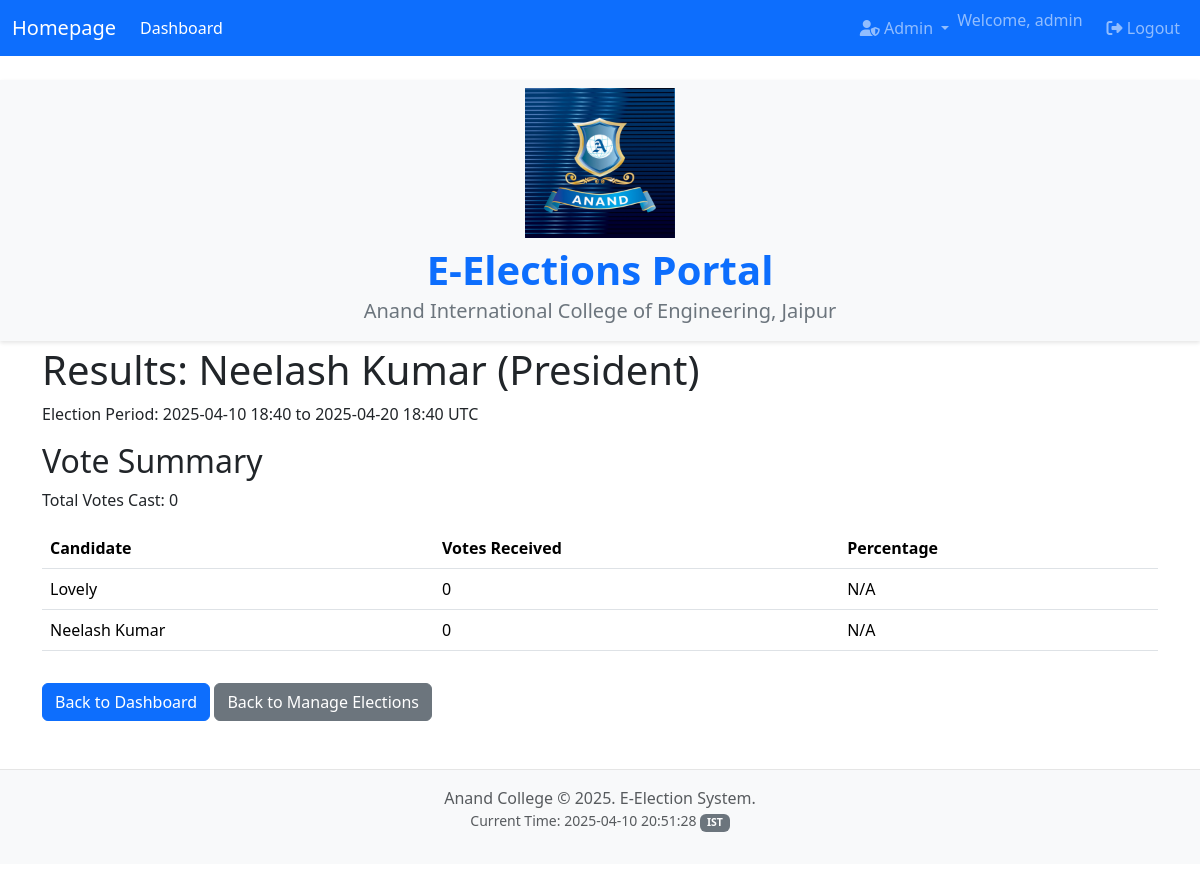
Screenshot of /results/1 (signed in) with the database file from the repository.
### models.py (models this page shows, shortened)
class User(UserMixin, db.Model):
    id = db.Column(db.String(50), primary_key=True)  # College ID or unique identifier
    password_hash = db.Column(db.String(256))
    is_admin = db.Column(db.Boolean, default=False)
    has_voted = db.Column(db.Boolean, default=False) # Simple flag - needs refinement for multiple elections/positions

class Election(db.Model):
    id = db.Column(db.Integer, primary_key=True)
    name = db.Column(db.String(100), nullable=False)
    position = db.Column(db.String(100), nullable=False)
    start_time = db.Column(db.DateTime, default=lambda: datetime.datetime.now(datetime.timezone.utc))
    end_time = db.Column(db.DateTime)
    is_active = db.Column(db.Boolean, default=True)

class Candidate(db.Model):
    id = db.Column(db.Integer, primary_key=True)
    name = db.Column(db.String(100), nullable=False)
    election_id = db.Column(db.Integer, db.ForeignKey('election.id'), nullable=False)
    election = db.relationship('Election', backref=db.backref('candidates', lazy=True))

### app.py (the view)
@app.route('/results/<int:election_id>')
def results(election_id):
    election = Election.query.get_or_404(election_id)
    ist_tz = pytz.timezone('Asia/Kolkata')
    now = datetime.datetime.now(ist_tz)
    end_time = election.end_time
    if end_time and not end_time.tzinfo:
        end_time = end_time.replace(tzinfo=ist_tz)
    if end_time and end_time > now and election.is_active and not (current_user.is_authenticated and current_user.is_admin):
        flash('Results are not available until the election has ended.', 'info')
        return redirect(url_for('index'))
    candidates = Candidate.query.filter_by(election_id=election_id).all()
    results = {}
    total_votes = 0
    for candidate in candidates:
        vote_count = Vote.query.filter_by(election_id=election_id, candidate_id=candidate.id).count()
        results[candidate.id] = {
            'name': candidate.name,
            'votes': vote_count
        }
        total_votes += vote_count
    for candidate_id in results:
        if total_votes > 0:
            results[candidate_id]['percentage'] = (results[candidate_id]['votes'] / total_votes) * 100
        else:
            results[candidate_id]['percentage'] = 0
    return render_template('results.html',
                          title=f'Results: {election.name}',
                          election=election,
                          results=results,
                          total_votes=total_votes)

### app.py (called while the page is built)
@login_manager.user_loader
def load_user(user_id):
    return User.query.get(user_id)

@app.context_processor
def inject_now():
    kolkata_tz = pytz.timezone('Asia/Kolkata')
    now_time = datetime.datetime.now(kolkata_tz)
    return {'now': now_time}

### templates/results.html
{% extends "base.html" %}
{% block content %}
    <h1>Results: {{ election.name }} ({{ election.position }})</h1>
    <p>Election Period: {{ election.start_time.strftime('%Y-%m-%d %H:%M') }} to {{ election.end_time.strftime('%Y-%m-%d %H:%M') }} UTC</p>
    {% if results %}
        <h2>Vote Summary</h2>
        <p>Total Votes Cast: {{ total_votes }}</p>
        <table class="table">
            <thead>
                <tr>
                    <th>Candidate</th>
                    <th>Votes Received</th>
                    <th>Percentage</th>
                </tr>
            </thead>
            <tbody>
                {% for candidate_id, data in results.items() %}
                <tr>
                    <td>{{ data.name }}</td>
                    <td>{{ data.votes }}</td>
                    <td>
                        {% if total_votes > 0 %}
                            {{ "%.2f"|format(data.percentage) }}%
                        {% else %}
                            N/A
                        {% endif %}
                    </td>
                </tr>
                {% endfor %}
            </tbody>
        </table>
    {% else %}
        <p>No votes were cast in this election, or results are not yet available.</p>
    {% endif %}
    <a href="{{ url_for('index') }}" class="btn btn-primary mt-3">Back to Dashboard</a>
    {% if current_user.is_admin %}
         <a href="{{ url_for('manage_elections') }}" class="btn btn-secondary mt-3">Back to Manage Elections</a>
    {% endif %}
{% endblock %}

### templates/base.html (shortened to what this page needs)
<!doctype html>
<html lang="en">
<head>
  <link href="https://cdn.jsdelivr.net/npm/bootstrap@5.3.3/dist/css/bootstrap.min.css" rel="stylesheet">
  <link rel="stylesheet" href="https://cdnjs.cloudflare.com/ajax/libs/font-awesome/6.5.1/css/all.min.css" />
  <link rel="stylesheet" href="{{ url_for('static', filename='css/style.css') }}">
</head>
<body>
  <nav class="navbar navbar-expand-lg navbar-dark bg-primary mb-4">
    <div class="container-fluid">
      <a class="navbar-brand" href="{{ url_for('index') }}">Homepage</a>
      <div class="collapse navbar-collapse" id="navbarNav">
        <ul class="navbar-nav me-auto mb-2 mb-lg-0">
          {% if current_user.is_authenticated %}
            <li class="nav-item">
              <a class="nav-link active" aria-current="page" href="{{ url_for('index') }}">Dashboard</a>
            </li>
          {% endif %}
        </ul>
        <ul class="navbar-nav ms-auto mb-2 mb-lg-0">
           {% if current_user.is_authenticated %}
              {% if current_user.is_admin %}
               <li class="nav-item dropdown">
                  <a class="nav-link dropdown-toggle" href="#" id="adminDropdown" role="button" data-bs-toggle="dropdown" aria-expanded="false">
                    <i class="fas fa-user-shield"></i> Admin
                  </a>
                </li>
              {% endif %}
              <li class="nav-item">
                 <span class="navbar-text me-3">
                   Welcome, {{ current_user.id }}
                 </span>
              </li>
              <li class="nav-item">
                <a class="nav-link" href="{{ url_for('logout') }}"><i class="fas fa-sign-out-alt"></i> Logout</a>
              </li>
           {% endif %}
        </ul>
      </div>
    </div>
  </nav>
  <div class="text-center py-2 college-logo-header">
    <img src="{{ url_for('static', filename='images/anand.jpg') }}" alt="Anand College Logo" height="150">
    <h1 class="mt-2 college-title">E-Elections Portal</h1>
    <h5 class="college-subtitle">Anand International College of Engineering, Jaipur</h5>
  </div>
  <main class="container">
    {% block content %}
    {% endblock %}
  </main>
  <footer class="mt-5 py-3 bg-light text-center">
      <div class="container">
          <span class="text-muted">Anand College &copy; {{ now.year if now else 2025 }}. E-Election System.</span>
          <p class="text-muted small">Current Time: {{ now.strftime('%Y-%m-%d %H:%M:%S') if now else 'N/A' }} <span class="badge bg-secondary">{{ now.tzname() if now else 'UTC' }}</span></p>
      </div>
  </footer>
</body>
</html>

### static/css/style.css (style rules this page uses)
body { padding-bottom: 20px; }
.college-logo-header { background-color: #f8f9fa; padding: 15px 0; box-shadow: 0 2px 4px rgba(0,0,0,0.1); margin-bottom: 5px; }
.college-title { font-size: 2.5rem; font-weight: bold; color: #0d6efd; margin-top: 10px; margin-bottom: 5px; }
.college-subtitle { color: #6c757d; font-weight: normal; margin-bottom: 10px; }
footer { margin-top: 50px; padding: 20px 0; border-top: 1px solid #e5e5e5; }

### rows the page displays
User: id "admin"
Election: name "Neelash Kumar", position "President", start_time "2025-04-10 18:40", end_time "2025-04-20 18:40"
Candidate: name "Lovely"
Candidate: name "Neelash Kumar"

### other values shown
{{ total_votes }} "0"
{{ data.votes }} "0" "0"
